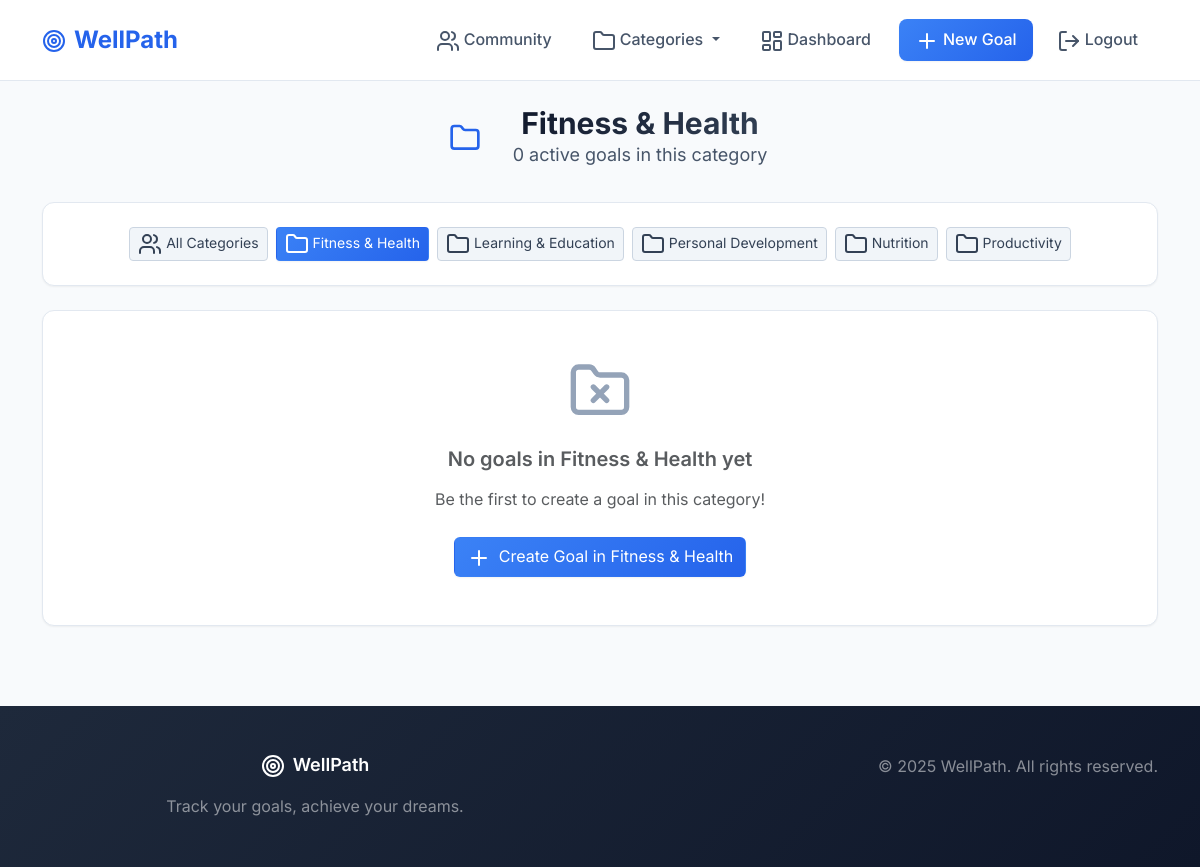
/taxonomy/category/fitness-health/ (signed in), run on an earlier commit of the app's database.
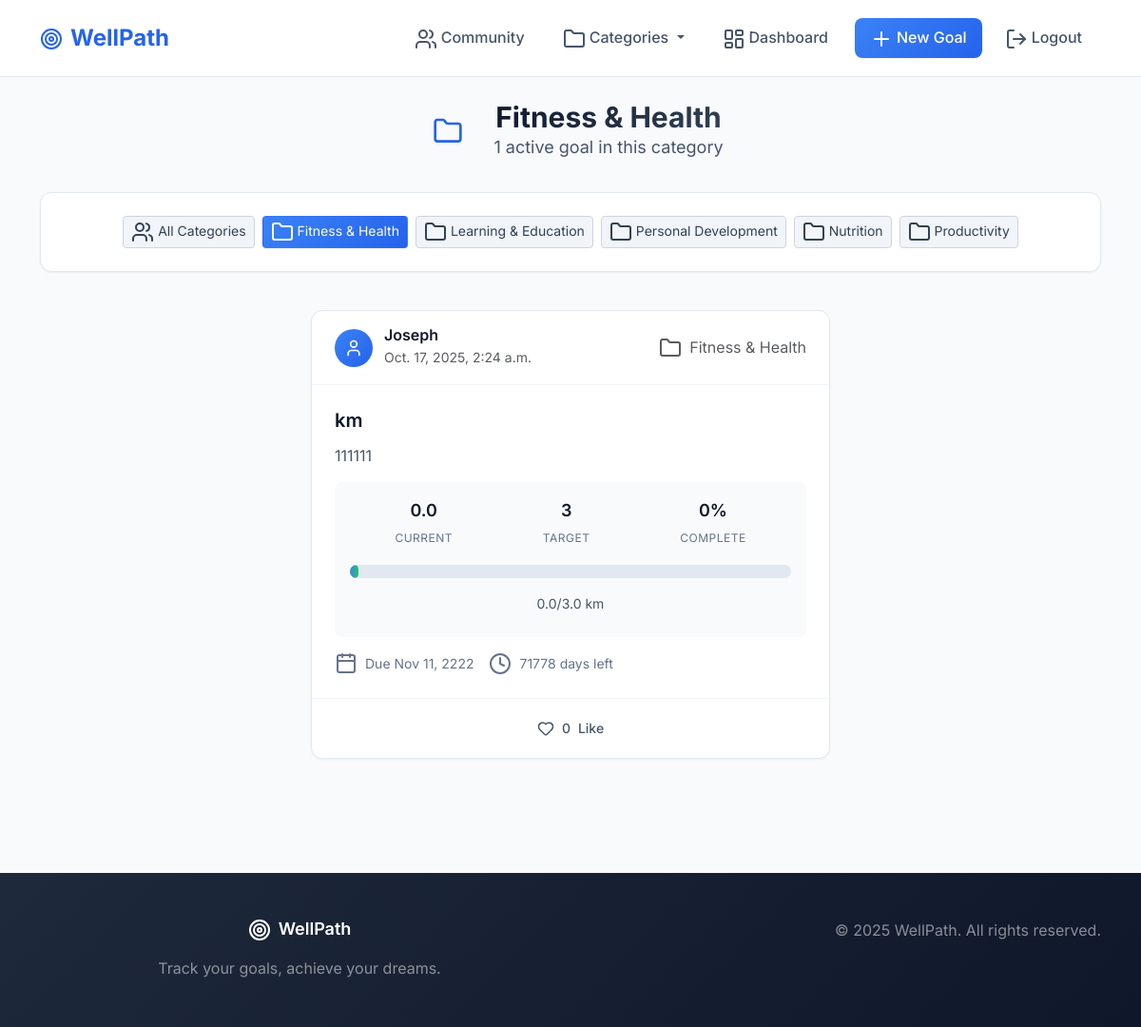
And on a later commit of the database.
### taxonomy/models.py (models this page shows, shortened)
class Category(models.Model):
    order = models.PositiveIntegerField(default=0)
    cat = models.CharField(max_length=64, unique=True)
    slug = models.SlugField(max_length=70, unique=True, blank=True)
    units = models.ManyToManyField("Unit", blank=True, related_name="categories")
    class Meta:
        ordering = ["order"]
        verbose_name_plural = "Categories"
        app_label = "taxonomy"

class Unit(models.Model):
    order = models.PositiveIntegerField(default=0)
    name = models.CharField(max_length=20)  # km, kg, ml, days
    class Meta:
        ordering = ['order']
        verbose_name_plural = "Units"
        app_label = "taxonomy"

### goals/models.py (models this page shows, shortened)
class Goal(models.Model):
    user = models.ForeignKey(User, on_delete=models.CASCADE)
    title = models.CharField(max_length=100)
    description = models.TextField(blank=True)
    category = models.ForeignKey(
        "taxonomy.Category",
        on_delete=models.CASCADE,
        blank=True,
        null=True,
        related_name="goals"
    )
    unit = models.ForeignKey(
        "taxonomy.Unit",
        on_delete=models.CASCADE,
        null=True,
        blank=True,
        related_name="goals"
    )
    target_value = models.FloatField()
    deadline = models.DateField(null=True, blank=True)
    is_public = models.BooleanField(default=True, db_index=True)
    created_at = models.DateTimeField(auto_now_add=True, db_index=True)
    finished_at = models.DateTimeField(null=True, blank=True, db_index=True)
    def days_remaining(self):
        if self.deadline:
            delta = self.deadline - now().date()
            return delta.days
        return None
    def get_current_value(self):
        return sum(p.value for p in self.progresses.all())
    @property
    def likes_count(self):
        return self.likes.count()
    @property
    def status(self):
        from .services import goal_get_status
        return goal_get_status(self)
    def progress_percentage(self):
        from .services import goal_progress_percentage
        return goal_progress_percentage(self)

class User(AbstractUser):
    pass

### taxonomy/views.py (the view)
# urls.py: path('category/<slug:category_slug>/', views.category, name='category'),
@login_required
def category(request, category_slug):
    category = get_object_or_404(Category, slug=category_slug)
    goals = Goal.objects.filter(
        user=request.user,
        category=category  # Add this filter!
    ).select_related(
        "category", "unit"
    ).prefetch_related(
        "progresses"
    )
    active_goals = [g for g in goals if g.status == 'active']
    return render(request, "taxonomy/category.html", {
        "goals": active_goals,
        "category": category,
        "categories": Category.objects.all(),
    })

### WellPath/context_processors.py (called while the page is built)
def feature_flags(request) -> Dict[str, bool]:
    return {
        "FEATURE_FLAGS": settings.FEATURE_FLAGS,
    }

### goals/services.py (called while the page is built)
def goal_is_completed(goal: Goal) -> bool:
    return goal.get_current_value() >= goal.target_value

def goal_is_overdue(goal: Goal) -> bool:
    if goal.deadline is None:
        return False
    return goal.deadline < now().date() and not goal_is_completed(goal)

def goal_get_status(goal: Goal) -> str:
    if hasattr(goal, 'current_value') and goal.current_value is not None:
        if goal.current_value >= goal.target_value:
            return "completed"
        elif goal.deadline and goal.deadline < now().date():
            return "overdue"
        return "active"
    if goal_is_completed(goal):
        return "completed"
    elif goal_is_overdue(goal):
        return "overdue"
    return "active"

def goal_progress_percentage(goal: Goal) -> float:
    if hasattr(goal, 'current_value') and goal.current_value is not None:
        total = goal.current_value or 0
    else:
        total = goal.get_current_value()
    if goal.target_value == 0:
        return 0
    return min(100, (total / goal.target_value) * 100)

### taxonomy/templates/taxonomy/category.html (shortened to what this page needs)
{% extends 'goals/base.html' %}
{% load static %}
{% block content %}
<div class="container">
    <div class="page-header">
        <div class="d-flex align-items-center justify-content-center mb-3">
            <div class="bg-primary-100 rounded-circle p-3 me-3">
                <i data-lucide="folder" style="width: 32px; height: 32px; color: var(--primary-600);"></i>
            </div>
            <div>
                <h1 class="page-title mb-0">{{ category.cat }}</h1>
                <p class="page-subtitle mb-0">{{ goals|length }} active goal{{ goals|length|pluralize }} in this category</p>
            </div>
        </div>
    </div>
    <div class="modern-card mb-4">
        <div class="modern-card-body">
            <div class="d-flex flex-wrap gap-2 justify-content-center">
                <a href="{% url 'feed' %}" class="btn btn-secondary-modern btn-sm">
                    <i data-lucide="users" class="me-1"></i>All Categories
                </a>
                {% for cat in categories %}
                <a href="{% url 'category' cat.slug %}"
                   class="btn {% if cat.id == category.id %}btn-primary-modern{% else %}btn-secondary-modern{% endif %} btn-sm">
                    <i data-lucide="folder" class="me-1"></i>{{ cat.cat }}
                </a>
                {% endfor %}
            </div>
        </div>
    </div>
    {% if goals %}
    <div class="social-feed">
        <div class="row justify-content-center">
            <div class="col-lg-8 col-xl-6">
                {% include 'goals/_feed_card.html' with goals=goals %}
            </div>
        </div>
    </div>
    {% else %}
    <div class="modern-card text-center">
        <div class="modern-card-body py-5">
            <i data-lucide="folder-x" style="width: 64px; height: 64px; color: var(--neutral-400);" class="mb-4"></i>
            <h4 class="text-muted">No goals in {{ category.cat }} yet</h4>
            <p class="text-muted mb-4">Be the first to create a goal in this category!</p>
            {% if user.is_authenticated %}
            <a href="{% url 'create_goal' %}" class="btn btn-primary-modern">
                <i data-lucide="plus" class="me-2"></i>Create Goal in {{ category.cat }}
            </a>
            {% else %}
            <a href="{% url 'register' %}" class="btn btn-primary-modern">
                <i data-lucide="user-plus" class="me-2"></i>Join WellPath
            </a>
            {% endif %}
        </div>
    </div>
    {% endif %}
</div>
{% endblock %}

### goals/templates/goals/_feed_card.html (shortened to what this page needs)
{% for goal in goals %}
<div class="social-post" data-goal-id="{{ goal.id }}">
    <div class="social-post-header">
        <div class="d-flex align-items-center">
            <div class="user-avatar">
                <i data-lucide="user" style="width: 20px; height: 20px;"></i>
            </div>
            <div class="user-info">
                <h6 class="username mb-0">{{ goal.user.username }}</h6>
                <small class="text-muted">{{ goal.created_at }}</small>
            </div>
        </div>
        {% if goal.category %}
        <a {% if user.is_authenticated %} href="{% url 'category' goal.category.slug %}" {% else %} href="{% url 'login' %}?next={% url 'category' goal.category.slug %}" {% endif %} class="text-muted text-decoration-none">
        <div class="post-status">
            <div class="meta-item">
                <i data-lucide="folder" class="me-1"></i>
                <span>{{ goal.category.cat }}</span>
            </div>
        </div>
        </a>
        {% endif %}
    </div>
    <div class="social-post-content">
        <h4 class="post-title">
            <a href="{% if user.is_authenticated %}{% url 'goal_detail' goal.id %}{% else %}{% url 'login' %}?next={% url 'goal_detail' goal.id %}{% endif %}"
               class="text-decoration-none">
                {{ goal.title }}
            </a>
        </h4>
        <p class="post-description">{{ goal.description }}</p>
        <div class="progress-section">
            <div class="progress-stats">
                <div class="stat-item">
                    <span class="stat-value">{{ goal.get_current_value|floatformat:1 }}</span>
                    <span class="stat-label">Current</span>
                </div>
                <div class="stat-item">
                    <span class="stat-value">{{ goal.target_value|floatformat:0 }}</span>
                    <span class="stat-label">Target</span>
                </div>
                <div class="stat-item">
                    <span class="stat-value">{{ goal.progress_percentage|floatformat:0 }}%</span>
                    <span class="stat-label">Complete</span>
                </div>
            </div>
            <div class="progress-bar-container">
                <div class="modern-progress">
                    <div class="modern-progress-bar"
                         style="width: {% if goal.progress_percentage > 0 %}{{ goal.progress_percentage|floatformat:0 }}{% else %}2{% endif %}%;"></div>
                </div>
                <div class="progress-text">
                    <span>{{ goal.get_current_value|floatformat:1 }}/{{ goal.target_value }} {{ goal.unit.name }}</span>
                </div>
            </div>
        </div>
        <div class="goal-meta-info">
            {% if goal.deadline %}
            <div class="meta-item">
                <i data-lucide="calendar" class="me-1"></i>
                <span>Due {{ goal.deadline|date:"M d, Y" }}</span>
            </div>
            {% endif %}
            {% if goal.days_remaining %}
            <div class="meta-item">
                <i data-lucide="clock" class="me-1"></i>
                <span>{{ goal.days_remaining }} days left</span>
            </div>
            {% endif %}
        </div>
    </div>
    <div class="social-post-actions">
        {% if user.is_authenticated %}
            <button class="action-btn like-btn {% if goal.is_liked %}liked{% endif %}"
                    data-goal-id="{{ goal.id }}"
                    data-like-url="{% url 'like_goal' goal.id %}">
                <i data-lucide="heart" class="action-icon"></i>
                <span class="like-count">{{ goal.likes_count }}</span>
                <span class="action-text">Like</span>
            </button>
        {% else %}
            <a href="{% url 'login' %}?next={{ request.path }}" class="action-btn text-decoration-none ">
                <i data-lucide="heart" class="action-icon"></i>
                <span class="like-count">{{ goal.likes_count }}</span>
                <span class="action-text">Like</span>
            </a>
        {% endif %}
    </div>
</div>
{% endfor %}

What changed in the data, as far as the page shows it:
shown differently, row unchanged: Category "Fitness & Health": cat "Fitness & Health" → (not shown)
added Goal: user.username "Joseph", created_at "Oct. 17, 2025, 2:24 a.m.", category.cat "Fitness & Health", title "km", description "111111", get_current_value "0.0", target_value "3", progress_percentage "0", target_value "3.0", unit.name "km", deadline "Nov 11, 2222", days_remaining "71778", likes_count "0"
Also different on the page:
{{ goals|length }}: "0" → "1"
text no longer shown: "No goals in yet Be the first to create a goal in this category! Create Goal in"
